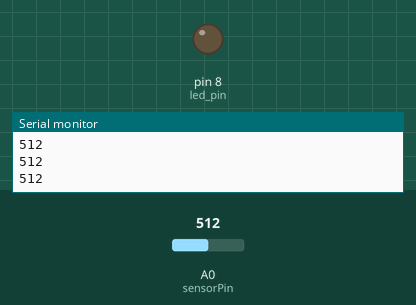
Simulated run of this sketch. Board: Arduino Uno, built with avr-gcc and run on an emulated ATmega328P. Parts: output pins drawn as LEDs (lit = HIGH), the last lines printed to the serial monitor. The test bench sets the inputs (shaded band); at power-on: A0 (sensorPin) = 512.

Above: at 1.2 s.
1.3 s: A0 (sensorPin) set to 461
2.8 s: A0 (sensorPin) set to 438
At 3.2 s:
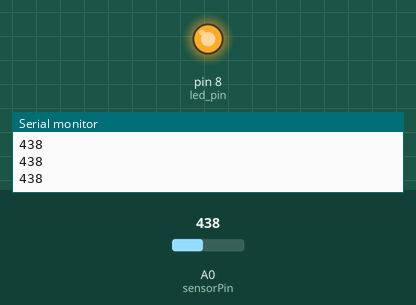
Timing chart, 0 to 5.8 s (numbered marks = the images above; inputs shaded):
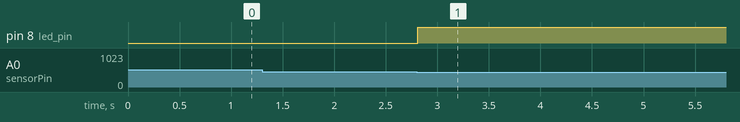

Measured:
- the behaviour switches between 448 and 447 on A0 (sensorPin) (found by bisection; images 0 and 1)
- after the input at 2.8 s, pin 8 (led_pin): LOW → HIGH at once

The sketch:

analog.ino
```cpp
int sensorPin = A0;
int sensorlimit=448;
int led_pin=8;

int sensorValue;

void setup() {
  pinMode(led_pin,OUTPUT);
Serial.begin(9600);
}

void loop() {

  sensorValue = analogRead(A0);
  Serial.println(sensorValue);
  if(sensorValue<sensorlimit)
  digitalWrite(led_pin,HIGH);

}
```
